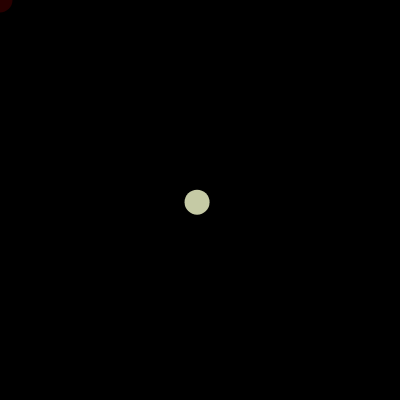
Frame 1 (no input)
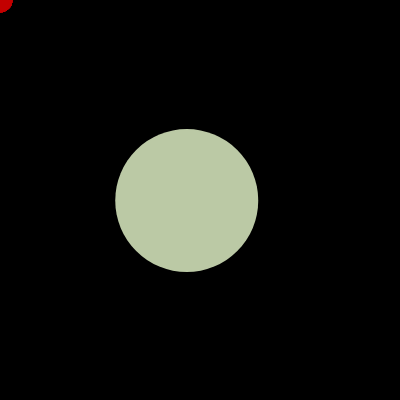
Frame 60 (no input)
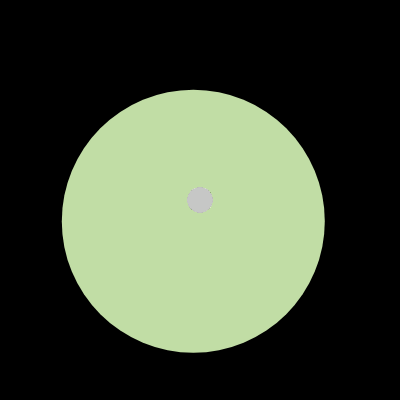
Frame 120 (the mouse pressed at the canvas centre since frame 60)

The p5.js sketch that drew these frames (run headless with seeded random() and noise() and a simulated clock; from frame 60 on, the mouse is pressed at the canvas centre):

// p5.js sketch
// ── sketch.js
// https://editor.p5js.org/jht1493/sketches/0UUhVfoi2
// Week2 Annan corrected

// in mousePressed changed Canvas2.background(0)
// to Canvas2.clear()

// problem with big circle after mouse pressed
let w = 200;
let q = 200;
let e = 25;
let Canvas2;
function setup() {
  createCanvas(400, 400);
  Canvas2 = createGraphics(400, 400);
  Canvas2.clear();
  background(0);
}

function draw() {
  background(0);
  w += random(-5, 5) % height;
  q += random(-5, 5) % width;
  fill(q, w, 165);
  noStroke();
  rectMode(CENTER);
  circle(q, w, e);
  // w=(w+20)%height
  // q=(q+20)%width
  // e+=2
  if (e > 400) {
    e += -2;
  } else {
    e += 2;
  }

  Canvas2.noStroke();
  Canvas2.fill(200, mouseY, mouseX, 50);
  Canvas2.ellipse(mouseX, mouseY, 25);
  image(Canvas2, 0, 0);
}

function mousePressed(){
  background(0)
  // Canvas2.background(0)
  Canvas2.clear()
}

// https://editor.p5js.org/ay2494/sketches/Km1Y7cxUp
// Week2 Assignment by ay2494
